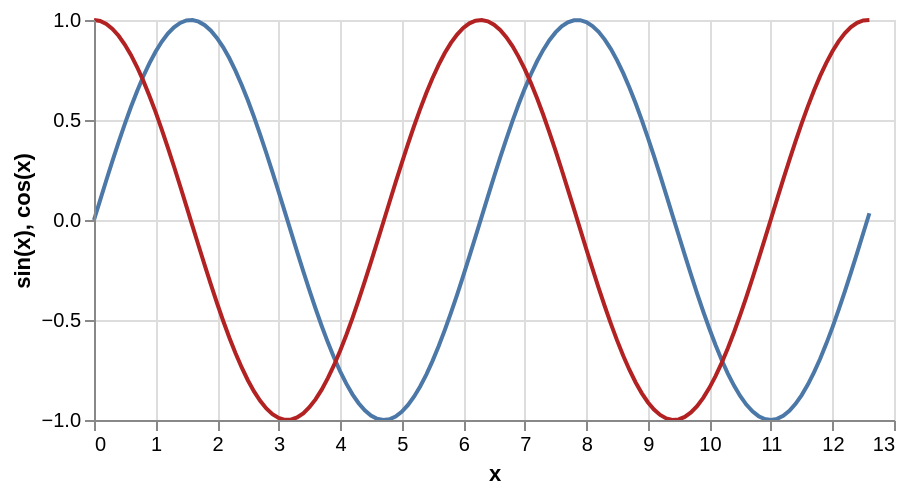

Source (Vega-Lite JSON):
### Vega specification from a JSON file in a GitHub repository (floating-point values rounded to 4 significant figures)
{"$schema": "https://vega.github.io/schema/vega/v5.json", "description": "Plots a function using a generated sequence.", "autosize": "pad", "padding": 5, "width": 400, "height": 200, "style": "cell", "data": [{"name": "source_0", "transform": [{"type": "sequence", "start": 0, "stop": 12.7, "step": 0.1, "as": "u"}, {"type": "formula", "expr": "sin(datum.u)", "as": "v"}, {"type": "formula", "expr": "cos(datum.u)", "as": "w"}]}], "marks": [{"name": "layer_0_marks", "type": "line", "style": ["line"], "sort": {"field": "datum[\"u\"]", "order": "descending"}, "from": {"data": "source_0"}, "encode": {"update": {"stroke": {"value": "#4c78a8"}, "tooltip": {"signal": "{\"x\": format(datum[\"u\"], \"\"), \"sin(x)\": format(datum[\"v\"], \"\")}"}, "x": {"scale": "x", "field": "u"}, "y": {"scale": "y", "field": "v"}, "defined": {"signal": "datum[\"u\"] !== null && !isNaN(datum[\"u\"]) && datum[\"v\"] !== null && !isNaN(datum[\"v\"])"}}}}, {"name": "layer_1_marks", "type": "line", "style": ["line"], "sort": {"field": "datum[\"u\"]", "order": "descending"}, "from": {"data": "source_0"}, "encode": {"update": {"stroke": {"value": "firebrick"}, "tooltip": {"signal": "{\"u\": format(datum[\"u\"], \"\"), \"cos(x)\": format(datum[\"w\"], \"\")}"}, "x": {"scale": "x", "field": "u"}, "y": {"scale": "y", "field": "w"}, "defined": {"signal": "datum[\"u\"] !== null && !isNaN(datum[\"u\"]) && datum[\"w\"] !== null && !isNaN(datum[\"w\"])"}}}}], "scales": [{"name": "x", "type": "linear", "domain": {"data": "source_0", "field": "u"}, "range": [0, {"signal": "width"}], "nice": true, "zero": false}, {"name": "y", "type": "linear", "domain": {"data": "source_0", "fields": ["v", "w"]}, "range": [{"signal": "height"}, 0], "nice": true, "zero": true}], "axes": [{"scale": "x", "orient": "bottom", "grid": false, "title": "x", "labelFlush": true, "labelOverlap": true, "tickCount": {"signal": "ceil(width/40)"}, "zindex": 1}, {"scale": "x", "orient": "bottom", "gridScale": "y", "grid": true, "tickCount": {"signal": "ceil(width/40)"}, "domain": false, "labels": false, "maxExtent": 0, "minExtent": 0, "ticks": false, "zindex": 0}, {"scale": "y", "orient": "left", "grid": false, "title": "sin(x), cos(x)", "labelOverlap": true, "tickCount": {"signal": "ceil(height/40)"}, "zindex": 1}, {"scale": "y", "orient": "left", "gridScale": "x", "grid": true, "tickCount": {"signal": "ceil(height/40)"}, "domain": false, "labels": false, "maxExtent": 0, "minExtent": 0, "ticks": false, "zindex": 0}]}
